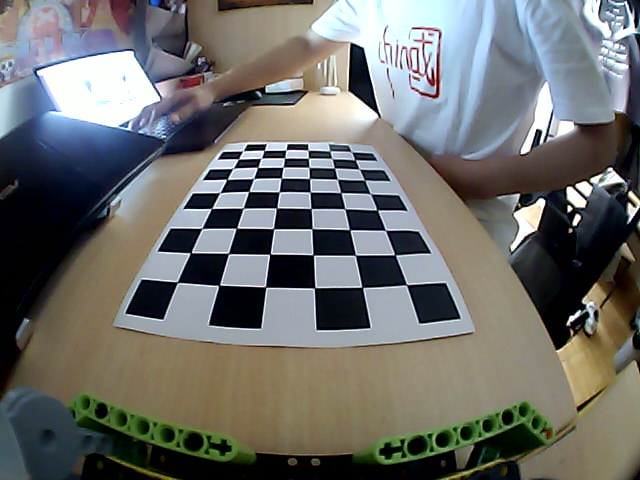
#> input picture views/01.png, 640 x 480 px, given in place of the camera
$ python my_run.py   (older library calls are emulated)
#> lines starting #> are read from the running program, lines starting #| are printed output that depends on the picture
#> further down, frame is the input picture: shape (480, 640, 3); mean B, G, R 106.6, 109.5, 108.8
import numpy as np
import cv2
import os
from driver import driver

DIM_C=(640,480)
K_C=np.array([[264.8718530264331, 0.0, 299.52281262869144],
          [0.0, 264.8614748244235, 241.52849384953572],
          [0.0, 0.0, 1.0]])
D_C=np.array([[-0.018465666357146516],
            [0.00023640864891298283],
            [0.0004638369263624063],
            [-0.0010282773327839974]])

#to undistort image
def undistort(img, K=K_C, D=D_C, DIM=DIM_C, scale=0.6, imshow=False):
#> called with K = array of shape (3, 3), D = array of shape (4, 1), DIM = (640, 480), scale = 0.6, imshow = False
    dim1 = img.shape[:2][::-1]  # dim1 is the dimension of input image to un-distort
#> dim1 = (640, 480)
    assert dim1[0] / dim1[1] == DIM[0] / DIM[1], "Image to undistort needs to have same aspect ratio as the ones used in calibration"
    if dim1[0] != DIM[0]:
        img = cv2.resize(img, DIM, interpolation=cv2.INTER_AREA)
    Knew = K.copy()
#> Knew = [[264.9, 0, 299.5], [0, 264.9, 241.5], [0, 0, 1]]
    if scale:  # change fov
        Knew[(0, 1), (0, 1)] = scale * Knew[(0, 1), (0, 1)]
    map1, map2 = cv2.fisheye.initUndistortRectifyMap(K, D, np.eye(3), Knew, DIM, cv2.CV_16SC2)
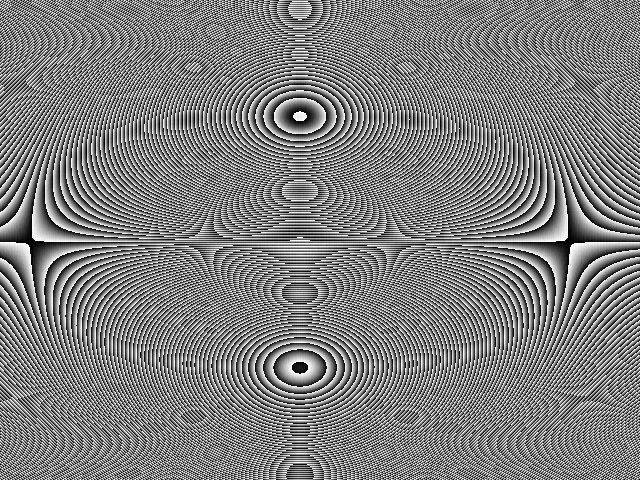
#> map2: shape (480, 640) uint16; min 0, max 1023, mean 511.1; drawn with min black and max white
    undistorted_img = cv2.remap(img, map1, map2, interpolation=cv2.INTER_LINEAR, borderMode=cv2.BORDER_CONSTANT)
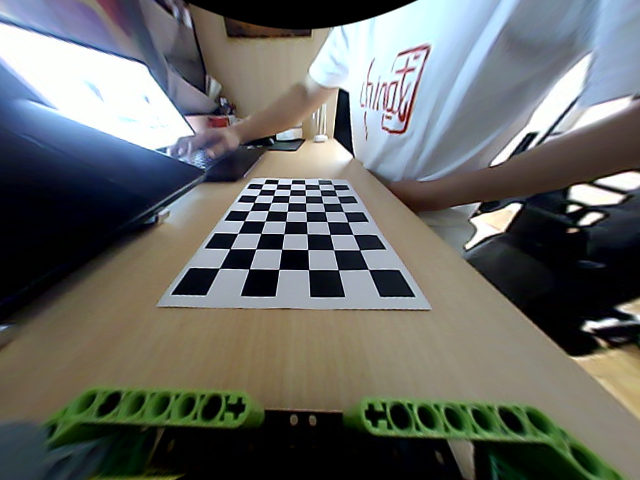
#> undistorted_img: shape (480, 640, 3); mean B, G, R 101.8, 104.9, 102.5
    if imshow:
        cv2.imshow("undistorted", undistorted_img)
    return undistorted_img


cap = cv2.VideoCapture(1)
base_path=os.path.dirname(os.path.abspath(__file__))

while (1):
    _, frame = cap.read()
    frame = undistort(frame)
    k = cv2.waitKey(1)
#> (key q is pressed here)
    if k == ord('q'):
        break
    cv2.namedWindow("capture",cv2.WINDOW_NORMAL)
    cv2.imshow("capture", frame)


cv2.destroyAllWindows()
cap.release()


# [19 lines of commented-out code are left out]

$ run again, on views/02.png
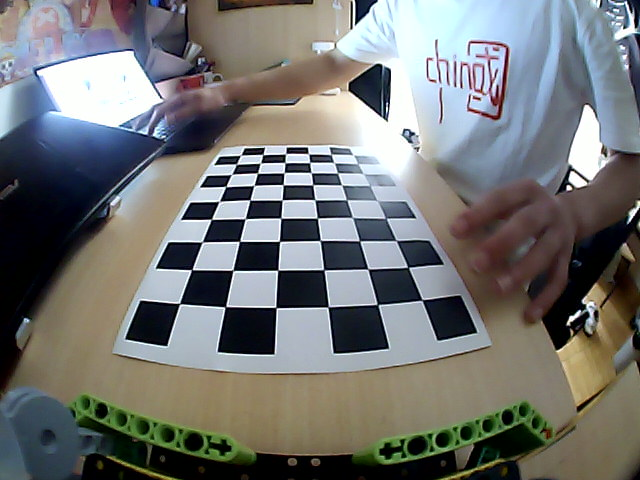
#> input picture views/02.png, 640 x 480 px, given in place of the camera
#> frame is the input picture: shape (480, 640, 3); mean B, G, R 115, 116.3, 114.9
#> Knew = [[264.9, 0, 299.5], [0, 264.9, 241.5], [0, 0, 1]]
#> in undistort, `undistorted_img = cv2.remap(img, map1, map2, interpolation=cv2.INTER_L..`:
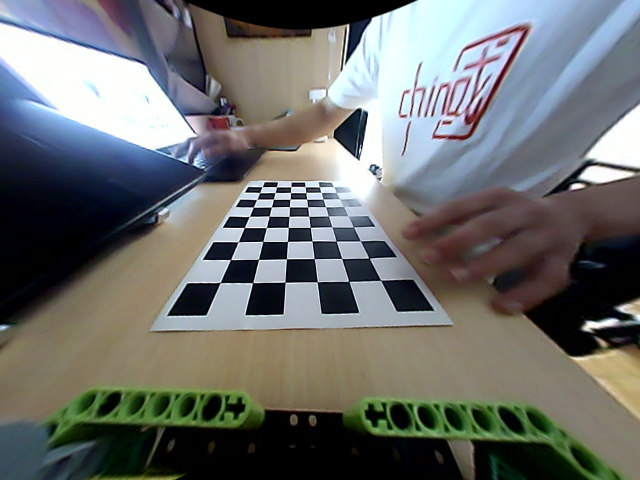
#> undistorted_img: shape (480, 640, 3); mean B, G, R 108.1, 110, 107.6

$ run again, on views/03.png
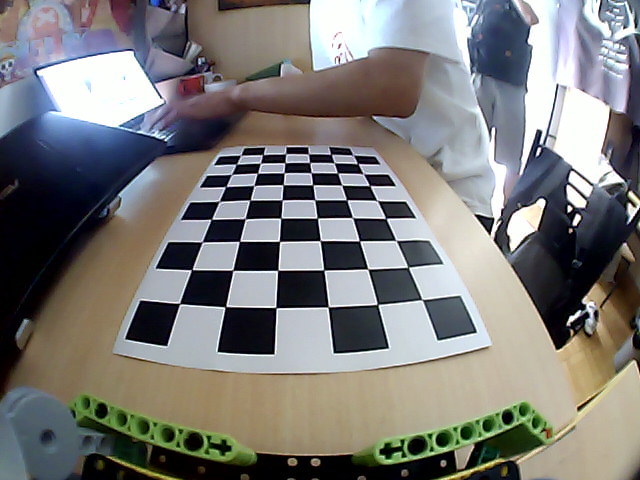
#> input picture views/03.png, 640 x 480 px, given in place of the camera
#> frame is the input picture: shape (480, 640, 3); mean B, G, R 120.5, 122.4, 123.3
#> Knew = [[264.9, 0, 299.5], [0, 264.9, 241.5], [0, 0, 1]]
#> in undistort, `undistorted_img = cv2.remap(img, map1, map2, interpolation=cv2.INTER_L..`:
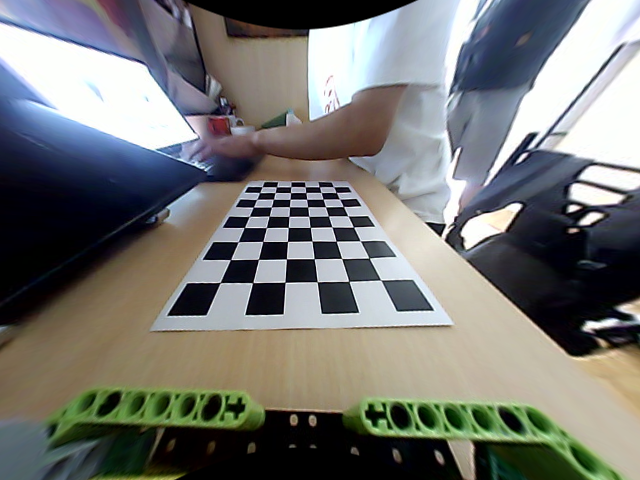
#> undistorted_img: shape (480, 640, 3); mean B, G, R 115.5, 118.5, 117.5

$ run again, on views/04.png
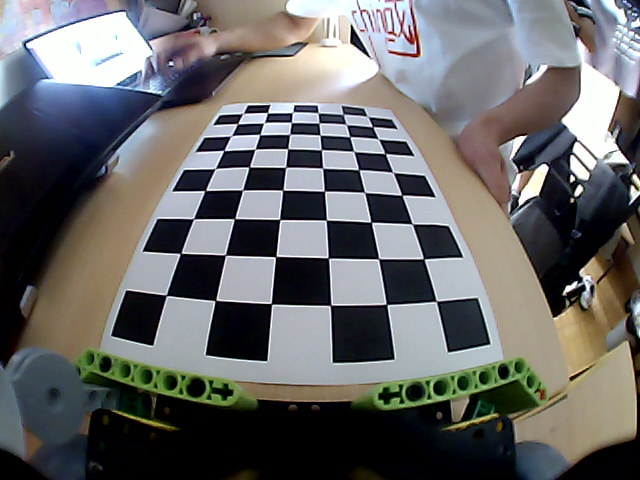
#> input picture views/04.png, 640 x 480 px, given in place of the camera
#> frame is the input picture: shape (480, 640, 3); mean B, G, R 103.5, 103.4, 103.7
#> Knew = [[264.9, 0, 299.5], [0, 264.9, 241.5], [0, 0, 1]]
#> in undistort, `undistorted_img = cv2.remap(img, map1, map2, interpolation=cv2.INTER_L..`:
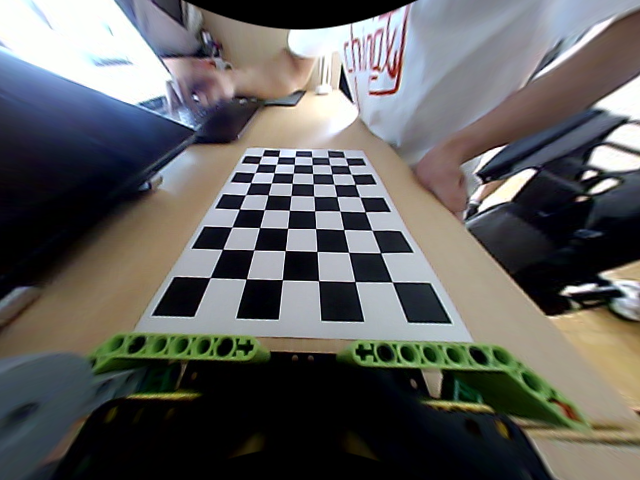
#> undistorted_img: shape (480, 640, 3); mean B, G, R 94.4, 95.6, 96
